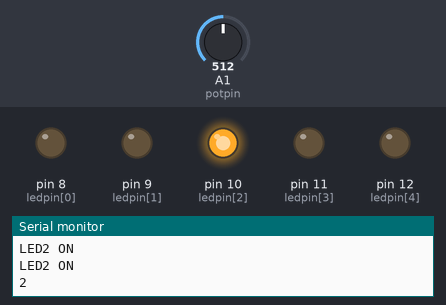
A sketch run on a simulated Arduino Uno, built with avr-gcc and run on an emulated ATmega328P. On the bench: output pins drawn as LEDs (lit = HIGH), the last lines printed to the serial monitor. The inputs (shaded band) are chosen by the test bench; at power-on: A1 (potpin) = 512.

Above: at 1.6 s.
1.7 s: A1 (potpin) set to 600
4.4 s: A1 (potpin) set to 629
At 6.8 s:
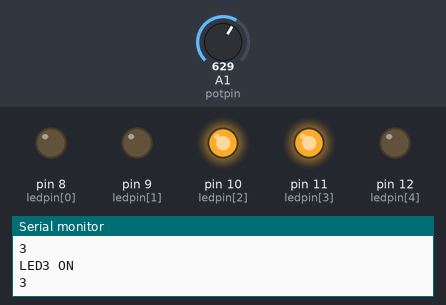
7.1 s: A1 (potpin) set to 808
9.2 s: A1 (potpin) set to 824
At 11.6 s:
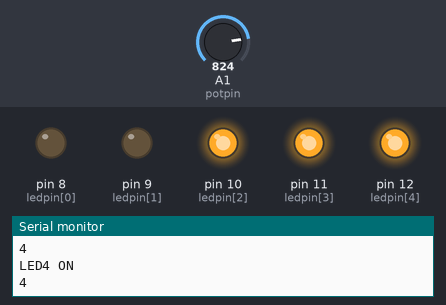
11.9 s: A1 (potpin) set to 425
14.0 s: A1 (potpin) set to 398
At 15.5 s:
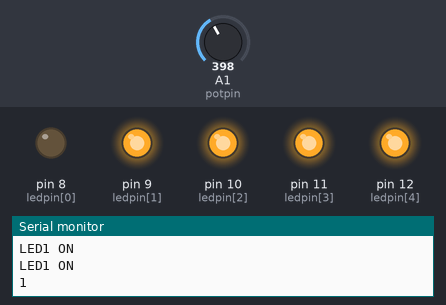
Timing chart, 0 to 17.0 s (numbered marks = the images above; inputs shaded):
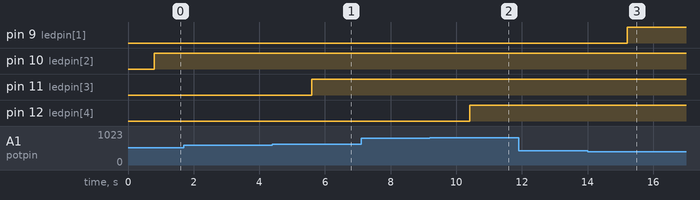

The sketch:

Day_10_2_switch_case_statement.ino
```cpp
int ledpin[] = {8,9,10,11,12};
int pincount=5;
int j;
int potpin=A1;
int potvalue;
int lastpotvalue;
void setup() {
  // put your setup code here, to run once:
  for(j=0; j<pincount; j++){
   pinMode(ledpin[j],OUTPUT);
  }
pinMode(potpin,INPUT);
Serial.begin(9600);
}

void loop() {
  // put your main code here, to run repeatedly:
potvalue = analogRead(potpin)/204;
Serial.println(potvalue);
delay(800);

//--------if statement--------------
if(potvalue==0){
digitalWrite(ledpin[potvalue],HIGH);
Serial.println("LED0 ON");
}

if(potvalue==1){
digitalWrite(ledpin[potvalue],HIGH);
Serial.println("LED1 ON");
}

if(potvalue==2){
digitalWrite(ledpin[potvalue],HIGH);
Serial.println("LED2 ON");
}

if(potvalue==3){
digitalWrite(ledpin[potvalue],HIGH);
Serial.println("LED3 ON");
}
if(potvalue==4){
digitalWrite(ledpin[potvalue],HIGH);
Serial.println("LED4 ON");
}
if(potvalue==5){

Serial.println("ERROR");
}
//-----------switch case statement---------------
if(potvalue!=lastpotvalue){
switch(potvalue){
case 0:
digitalWrite(ledpin[potvalue],HIGH);
Serial.println("LED0 ON");
break;
case 1:
digitalWrite(ledpin[potvalue],HIGH);
Serial.println("LED1 ON");
break;
case 2:
digitalWrite(ledpin[potvalue],HIGH);
Serial.println("LED2 ON");
break;
case 3:
digitalWrite(ledpin[potvalue],HIGH);
Serial.println("LED3 ON");
break;
case 4:
digitalWrite(ledpin[potvalue],HIGH);
Serial.println("LED4 ON");
break;
digitalWrite(ledpin[potvalue],HIGH);
default:
Serial.println("ERROR");

}
}
lastpotvalue = potvalue;
}
```

Measured:
- the behaviour switches between 611 and 612 on A1 (potpin) (found by bisection; images 0 and 1)
- the behaviour switches between 815 and 816 on A1 (potpin) (found by bisection; images 1 and 2)
- the behaviour switches between 408 and 407 on A1 (potpin) (found by bisection; images 2 and 3)
- after the input at 4.4 s, pin 11 (ledpin[3]): LOW → HIGH after 1.2 s
- after the input at 9.2 s, pin 12 (ledpin[4]): LOW → HIGH after 1.2 s
- after the input at 14.0 s, pin 9 (ledpin[1]): LOW → HIGH after 1.2 s
